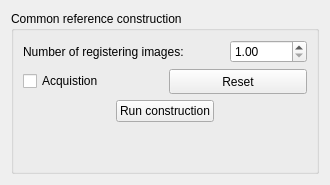
      <widget class="QWidget" name="Calibration">
       <attribute name="title">
        <string>Implant</string>
       </attribute>
       <layout class="QVBoxLayout" name="verticalLayout_2">
        <item>
         <widget class="QGroupBox" name="groupBox_2">
          <property name="title">
           <string>Common reference construction</string>
          </property>
          <layout class="QVBoxLayout" name="verticalLayout_5">
           <item>
            <layout class="QHBoxLayout" name="horizontalLayout_35">
             <item>
              <widget class="QLabel" name="label_50">
               <property name="text">
                <string>Number of registering images:</string>
               </property>
              </widget>
             </item>
             <item>
              <spacer name="horizontalSpacer_43">
               <property name="orientation">
                <enum>Qt::Horizontal</enum>
               </property>
               <property name="sizeHint" stdset="0">
                <size>
                 <width>40</width>
                 <height>20</height>
                </size>
               </property>
              </spacer>
             </item>
             <item>
              <widget class="QDoubleSpinBox" name="doubleSpinBox_navRefCalib_nbImages">
               <property name="minimum">
                <double>1.000000000000000</double>
               </property>
               <property name="maximum">
                <double>99999.990000000005239</double>
               </property>
               <property name="singleStep">
                <double>1.000000000000000</double>
               </property>
               <property name="value">
                <double>1.000000000000000</double>
               </property>
              </widget>
             </item>
            </layout>
           </item>
           <item>
            <layout class="QHBoxLayout" name="horizontalLayout_22">
             <item>
              <widget class="QCheckBox" name="checkBox_navRefCalib_acq">
               <property name="text">
                <string>Acquistion</string>
               </property>
              </widget>
             </item>
             <item>
              <spacer name="horizontalSpacer_25">
               <property name="orientation">
                <enum>Qt::Horizontal</enum>
               </property>
               <property name="sizeHint" stdset="0">
                <size>
                 <width>40</width>
                 <height>20</height>
                </size>
               </property>
              </spacer>
             </item>
             <item>
              <widget class="QPushButton" name="pushButton_navRefCalib_reset">
               <property name="minimumSize">
                <size>
                 <width>138</width>
                 <height>25</height>
                </size>
               </property>
               <property name="text">
                <string>Reset</string>
               </property>
              </widget>
             </item>
            </layout>
           </item>
           <item>
            <layout class="QHBoxLayout" name="horizontalLayout_4">
             <item>
              <spacer name="horizontalSpacer_3">
               <property name="orientation">
                <enum>Qt::Horizontal</enum>
               </property>
               <property name="sizeHint" stdset="0">
                <size>
                 <width>40</width>
                 <height>20</height>
                </size>
               </property>
              </spacer>
             </item>
             <item>
              <widget class="QPushButton" name="pushButton_navRefCalib_run">
               <property name="text">
                <string>Run construction</string>
               </property>
              </widget>
             </item>
             <item>
              <spacer name="horizontalSpacer_4">
               <property name="orientation">
                <enum>Qt::Horizontal</enum>
               </property>
               <property name="sizeHint" stdset="0">
                <size>
                 <width>40</width>
                 <height>20</height>
                </size>
               </property>
              </spacer>
             </item>
            </layout>
           </item>
           <item>
            <spacer name="verticalSpacer">
             <property name="orientation">
              <enum>Qt::Vertical</enum>
             </property>
             <property name="sizeHint" stdset="0">
              <size>
               <width>20</width>
               <height>40</height>
              </size>
             </property>
            </spacer>
           </item>
          </layout>
         </widget>
        </item>
       </layout>
      </widget>
